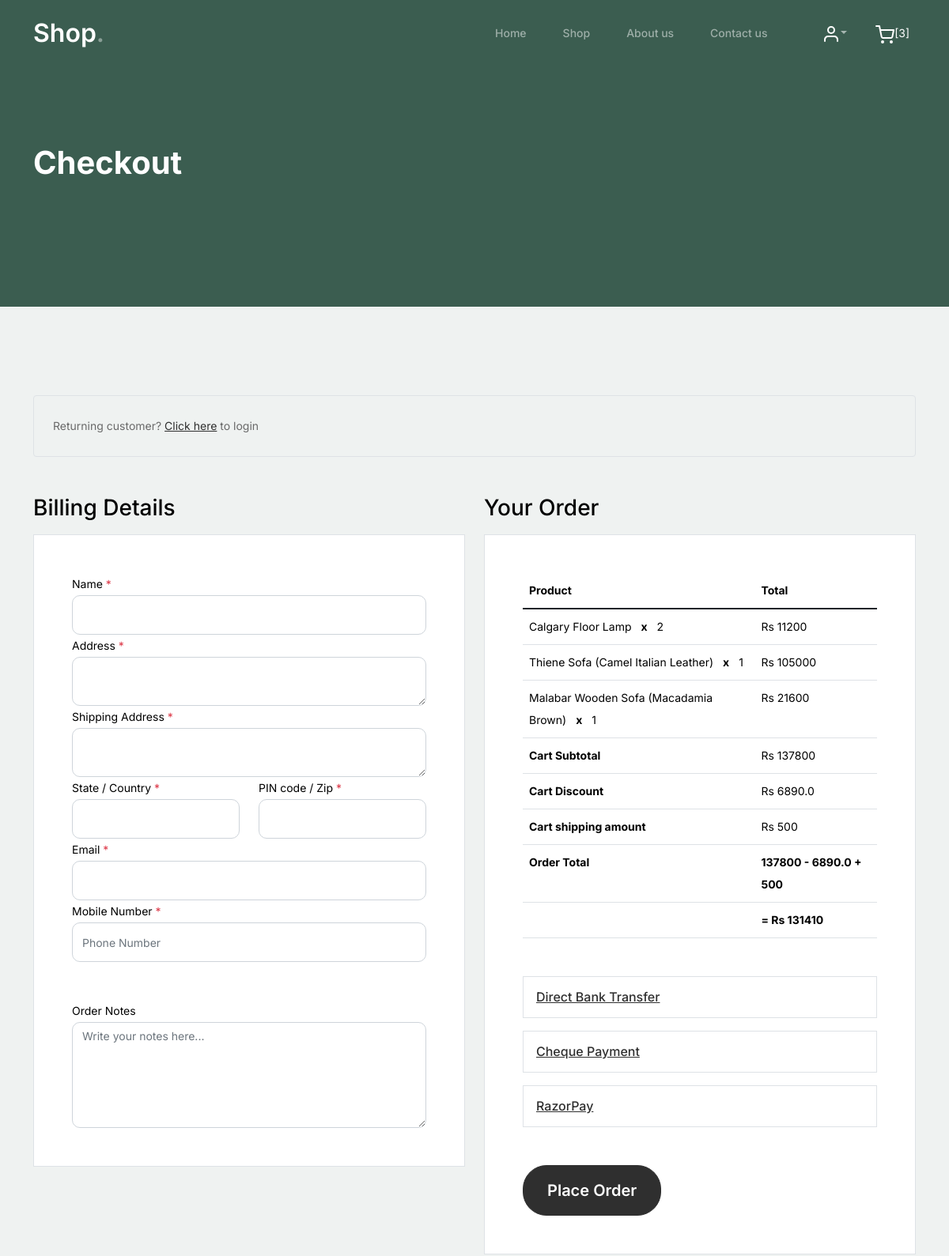
Before: /checkout/ (signed in, upper part) with the older database file.
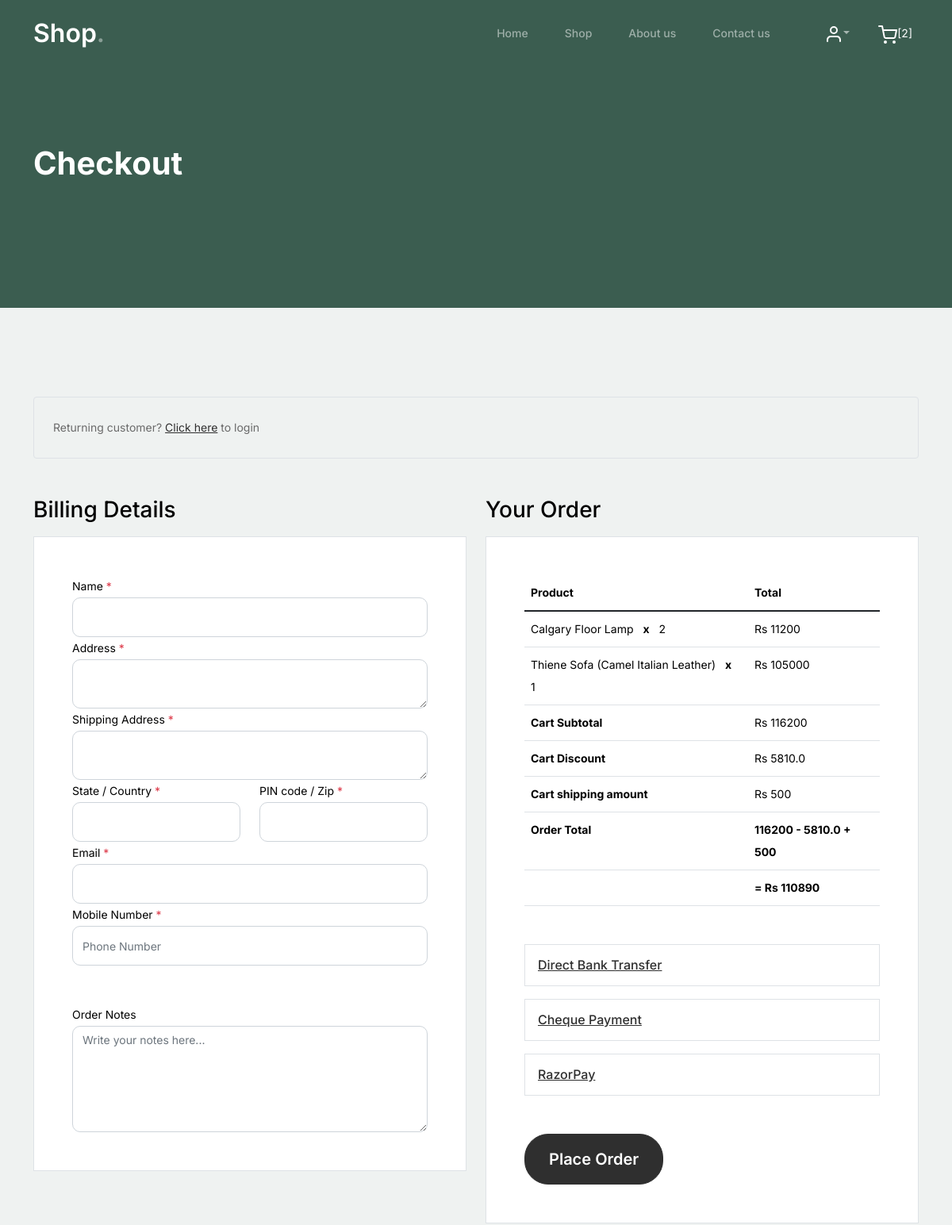
After: the same page with the newer database file.
### WebApp/models.py (models this page shows)
class CartDb(models.Model):
    Username = models.CharField(max_length=100, null=True, blank=True)
    ProductName = models.CharField(max_length=100, null=True, blank=True)
    Quantity = models.IntegerField(null=True, blank=True)
    Price = models.IntegerField(null=True, blank=True)
    TotalPrice = models.IntegerField(null=True, blank=True)
    Pro_Image = models.ImageField(upload_to="Cart Images", null=True, blank=True)

### WebApp/views.py (the view)
# urls.py: path('checkout/', views.checkout, name="checkout"),
def checkout(request):
    sub_total = 0
    Discount = 0
    total = 0
    data = CartDb.objects.filter(Username=request.session['username'])
    cart_count = CartDb.objects.filter(Username=request.session['username']).count()
    for i in data:
        sub_total += i.TotalPrice
    if sub_total > 100000:
        Discount = sub_total * (5 / 100)
        shipping_amount = 500
    else:
        Discount = sub_total * (1 / 100)
        shipping_amount = 1000
    total = int(sub_total - Discount + shipping_amount)
    context = {
        'data': data,
        'sub_total': sub_total,
        'Discount': Discount,
        'shipping_amount': shipping_amount,
        'total': total,
        'cart_count': cart_count
    }
    return render(request, "checkout.html", context)

### WebApp/templates/checkout.html (shortened to what the changed rows need)
<!doctype html>
{% load static %}
<html lang="en">
<head>
    <link href="{% static 'shopstyle/css/bootstrap.min.css' %}" rel="stylesheet">
    <link href="https://cdnjs.cloudflare.com/ajax/libs/font-awesome/6.0.0-beta3/css/all.min.css' %}" rel="stylesheet">
    <link href="{% static 'shopstyle/css/tiny-slider.css' %}" rel="stylesheet">
    <link href="{% static 'shopstyle/css/style.css' %}" rel="stylesheet">
    <link rel="stylesheet" href="https://cdn.jsdelivr.net/npm/bootstrap-icons@1.11.3/font/bootstrap-icons.min.css">
</head>
<body>
<nav class="custom-navbar navbar navbar navbar-expand-md navbar-dark bg-dark" aria-label="Furni navigation bar">
    <div class="container">
        <div class="collapse navbar-collapse" id="navbarsFurni">
            <ul class="custom-navbar-cta navbar-nav mb-2 mb-md-0 ms-5">
                <li><a class="nav-link" href="{% url 'cart_page' %}"><img
                        src="{% static 'shopstyle/images/cart.svg' %}"><span style="color:white;">[{{cart_count}}]</span></a></li>
            </ul>
        </div>
    </div>
</nav>
<div class="hero">
    <div class="container">
        <div class="row justify-content-between">
            <div class="col-lg-5">
                <div class="intro-excerpt">
                    <h1>Checkout</h1>
                </div>
            </div>
        </div>
    </div>
</div>
<div class="untree_co-section">
    <div class="container">
        <form method="post" action="{% url 'save_order' %}">
            <div class="row ">
                <div class="col-md-6 mb-5  mb-md-0">
                    <h2 class="h3 mb-3 text-black">Billing Details</h2>
                </div>
                <div class="col-md-6">
                    <div class="row mb-5">
                        <div class="col-md-12">
                            <h2 class="h3 mb-3 text-black">Your Order</h2>
                            <div class="p-3 p-lg-5 border bg-white">
                                <table class="table site-block-order-table mb-5">
                                    <thead>
                                    <th>Product</th>
                                    <th>Total</th>
                                    </thead>
                                    <tbody>
                                    {% for d in data %}
                                    <tr>
                                        <td>{{d.ProductName}} <strong class="mx-2">x</strong> {{d.Quantity}}</td>
                                        <td>Rs {{d.TotalPrice}}</td>
                                    </tr>
                                    {% endfor %}
                                    <tr>
                                        <td class="text-black font-weight-bold"><strong>Cart Subtotal</strong></td>
                                        <td class="text-black">Rs {{sub_total}}</td>
                                    </tr>
                                    <tr>
                                        <td class="text-black font-weight-bold"><strong>Cart Discount</strong></td>
                                        <td class="text-black">Rs {{Discount}}</td>
                                    </tr>
                                    <tr>
                                        <td class="text-black font-weight-bold"><strong>{{sub_total}} - {{Discount}} +
                                            {{shipping_amount}}</strong></td>
                                    </tr>
                                    <tr>
                                        <td class="text-black font-weight-bold"><strong>= Rs {{total}}</strong></td>
                                    </tr>
                                    </tbody>
                                </table>
                            </div>
                        </div>
                    </div>
                </div>
            </div>
        </form>
    </div>
</div>
</body>
</html>

Changed rows visible on the page:
removed CartDb: ProductName "Malabar Wooden Sofa (Macadamia Brown)", Quantity "1", TotalPrice "21600"
Other visible differences:
{{ cart_count }}: "3" → "2"
{{ sub_total }}: "137800" → "116200"
{{ Discount }}: "6890.0" → "5810.0"
{{ total }}: "131410" → "110890"
